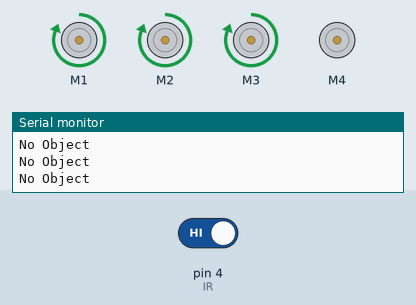
Bench run of a sketch on a simulated Arduino Uno, built with avr-gcc and run on an emulated ATmega328P. Shown: 4 × DC motor (green arrow = forward, orange = backward, longer = faster), the last lines printed to the serial monitor. Inputs (shaded band) come from the test bench; at power-on: pin 4 (IR) HIGH.

Above: at 1.2 s.
1.3 s: pin 4 (IR) driven LOW
At 2.3 s:
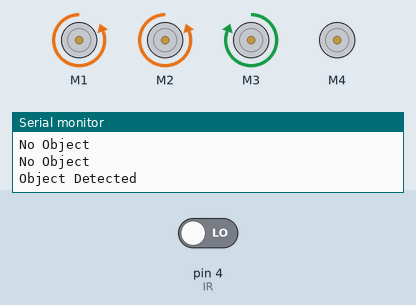
At 3.9 s:
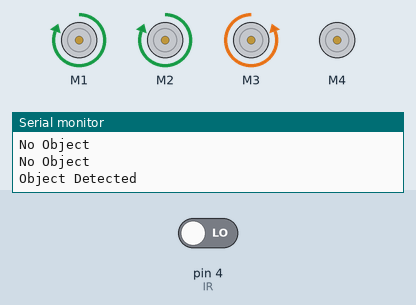
Timing chart, 0 to 10.3 s (numbered marks = the images above; inputs shaded):
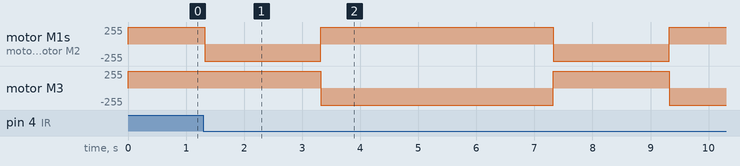

The sketch:

object_avoiding.ino
```cpp
//Created By: Aditya Bangalore
//Date: March 25, 2020
//This code was uploaded to the Arduino Uno for running the obstacle avoiding robot.

#include <AFMotor.h>  //Imports library for running the motor shield - download this library if not previously installed

#define enablepin 5   //Defines the enable pin on the KY-032 as pin 5 on Arduino
#define IR 4          //Defines the output pin on the KY-032 as pin 4 on Arduino. Renames the pin to "IR".

AF_DCMotor backright(1);  //Assigns the back right motor to the M1 pins on the motor shield
AF_DCMotor frontright(2); //Assigns the front right motor to the M2 pins on the motor shield
AF_DCMotor frontleft(3);  //Assigns the front left motor to the M3 pins on the motor shield
AF_DCMotor backleft(4);   //Assigns the back left motor to the M4 pins on the motor shield

void Stop() {             //Creates a Stop() function that stops the robot's wheels
  backright.run(RELEASE);
  backleft.run(RELEASE);
  frontright.run(RELEASE);
  frontleft.run(RELEASE);
}

void Forward() {          //Creates a Forward() function that drives the robot forward
  backright.run(FORWARD);
  backleft.run(FORWARD);
  frontright.run(FORWARD);
  frontleft.run(FORWARD);
}

void Backward() {         //Creates a Backward() function that drives the robot backward
  backright.run(BACKWARD);
  backleft.run(BACKWARD);
  frontright.run(BACKWARD);
  frontleft.run(BACKWARD);
}

void Right() {            //Creates a Right() function that turns the robot to the right
  backright.run(BACKWARD);
  frontright.run(BACKWARD);
  backleft.run(FORWARD);
  frontleft.run(FORWARD);
}

void Left() {             //Creates a Left() function that turns the robot to the left
  backright.run(FORWARD);
  frontright.run(FORWARD);
  backleft.run(BACKWARD);
  frontleft.run(BACKWARD);
}

void setup() {            //Setup function: sets the speed of each motor to the maximum value of 255. Begins the serial monitor.
  backright.setSpeed(255);
  frontright.setSpeed(255);
  frontleft.setSpeed(255);
  frontleft.setSpeed(255);
  Serial.begin(9600);
}

void loop() {
  digitalWrite(enablepin, HIGH);    //Send a HIGH signal to the enable pin of the KY-032
  if(digitalRead(IR) == LOW) {      //If the reading on the IR pin is low...
    Serial.println("Object Detected");  //Print to the serial monitor that there was an object detected
    Stop();                         //Stop the car
    Right();                        //Turn right
    delay(2000);                    //Keep turning for two seconds
    if(digitalRead(IR) == LOW) {    //If the reading on the IR pin is still low...
      Stop();                       //Stop the car
      Left();                       //Turn left
      delay(4000);                  //Keep turning for four seconds
    }
  }
  else {                            //If the reading on the IR pin is high or something else...
    Serial.println("No Object");    //Print to the serial monitor that there was no object detected
    Forward();                      //Continue moving forward
  }
}
```

Measured:
- after the input at 1.3 s, motor M1, motor M2: alternates forward 255/255 for 4.0 s and backward 255/255 for 2.0 s, starting at once; motor M3: forward 255/255 → backward 255/255 after 2.0 s, → forward 255/255 4.0 s later, → backward 255/255 2.0 s later
